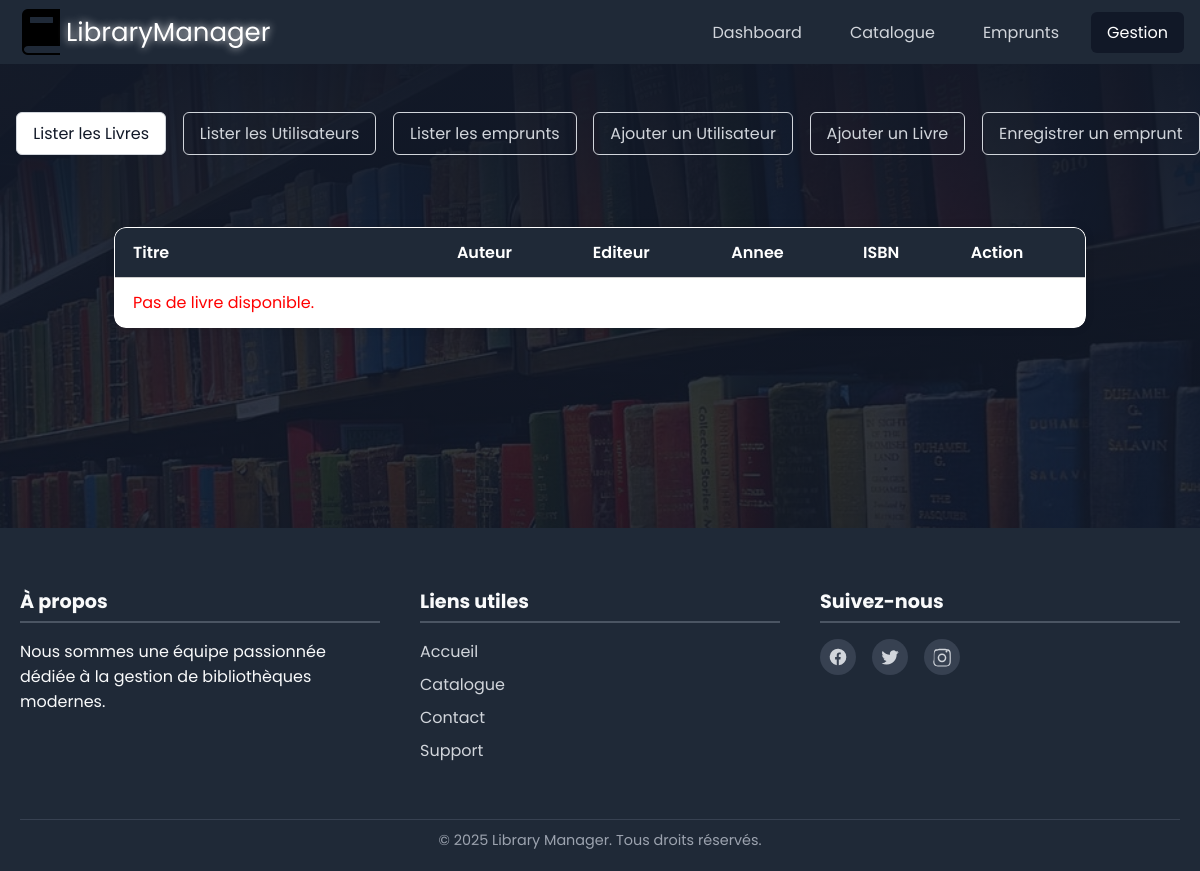
Before: /views/gestion.php with the older database file.
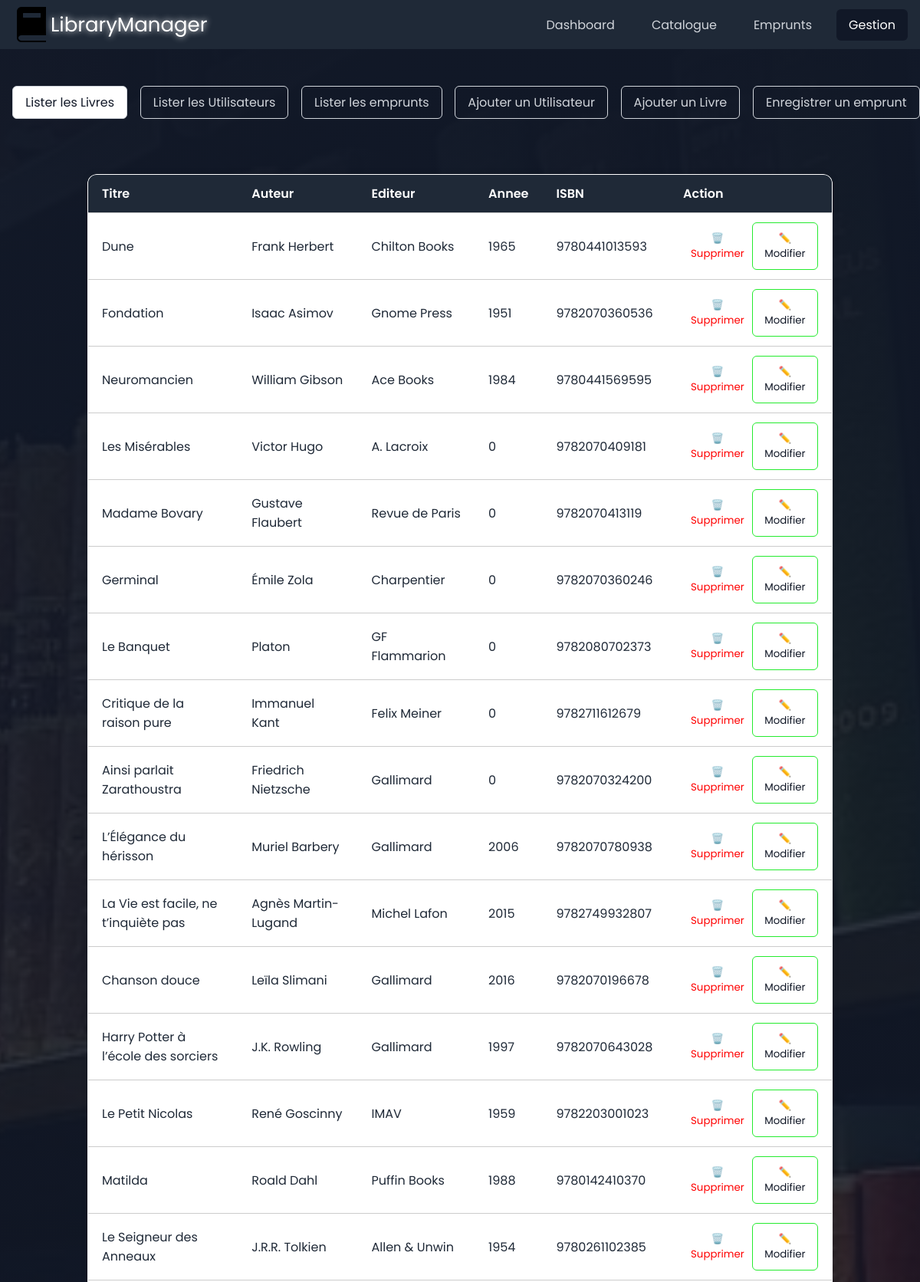
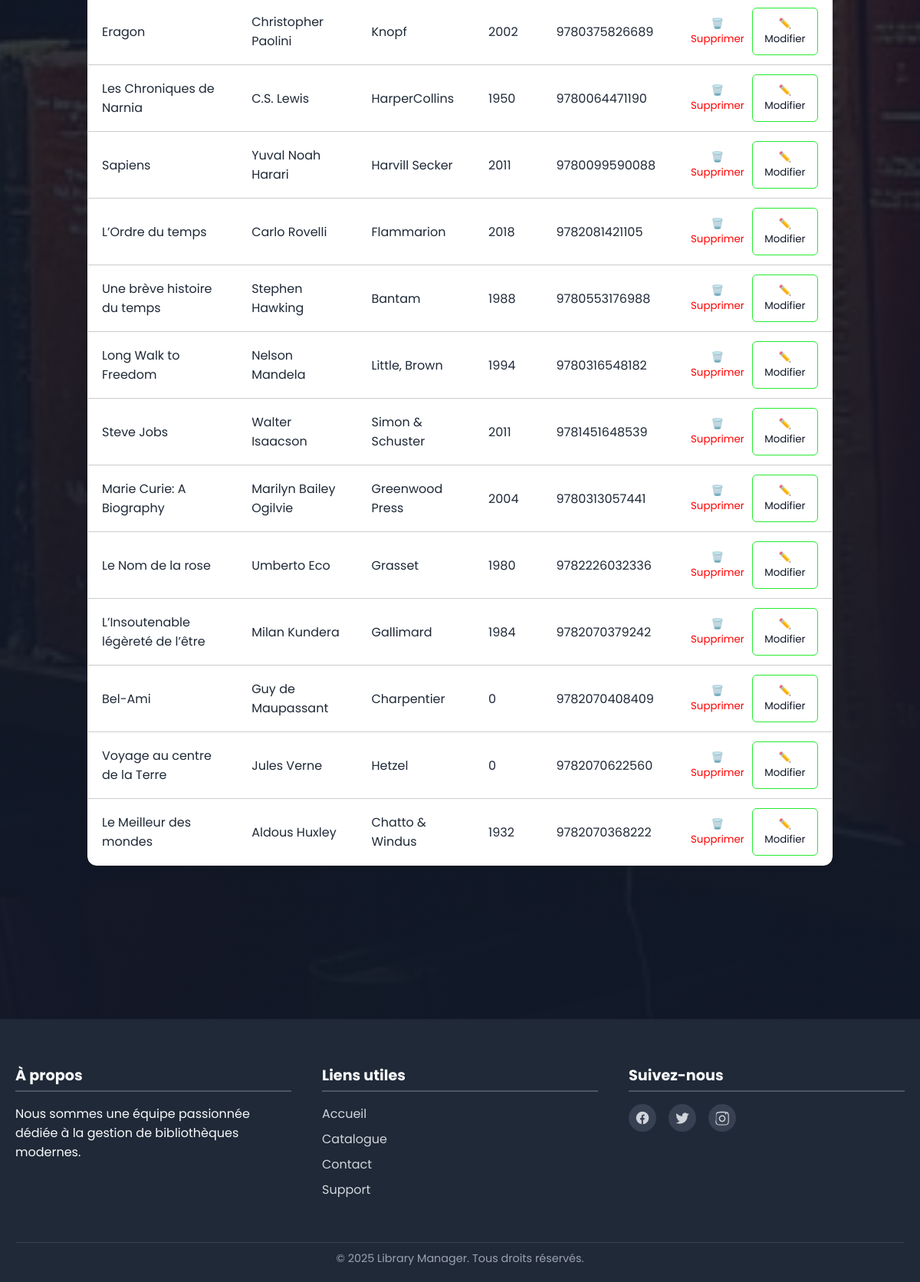
After: the same page with the newer database file (2 pictures, top to bottom).
### tables this page shows
CREATE TABLE livres (
    id_livre INT PRIMARY KEY AUTO_INCREMENT,
    titre VARCHAR(255) NOT NULL,
    auteur VARCHAR(255) NOT NULL,
    editeur VARCHAR(255),
    annee YEAR,
    isbn VARCHAR(20) UNIQUE,
    quantite_total INT NOT NULL,
    id_categorie INT,
    FOREIGN KEY (id_categorie) REFERENCES categories(id_categorie)
);

### Livres/listBook.php (the view, shortened to what this page needs)
<div class="auth-container section" style="padding: 0;">
    <table>
        <tr>
            <th>Titre</th>
            <th>Auteur</th>
            <th>Editeur</th>
            <th>Annee</th>
            <th>ISBN</th>
            <th colspan="2">Action</th>
        </tr>
        <?php if (empty($livres)): ?>
            <tr>
                <td style="color: red;"><?= "Pas de livre disponible." ?></td>
            </tr>
        <?php endif ?>
        <?php foreach ($livres as $livre): ?>
            <tr>
                <td><?= htmlspecialchars($livre['titre']) ?></td>
                <td><?= htmlspecialchars($livre['auteur']) ?></td>
                <td><?= htmlspecialchars($livre['editeur']) ?></td>
                <td><?= htmlspecialchars($livre['annee']) ?></td>
                <td><?= htmlspecialchars($livre['isbn']) ?></td>
                <td>
                    <div class="btn-action">
                        <form action="../controllers/deleteBook.php" method="POST"
                            onsubmit="return confirm('Voulez-vous vraiment supprimer ce livre ?');">
                            <button type="submit" class="delete-submit">🗑️ Supprimer</button>
                        </form>
                        <button class="set-submit">
                            <a href="gestion.php?form=edit-book&id=<?= $livre['id_livre'] ?>">✏️ Modifier</a>
                        </button>
                    </div>
                </td>
            </tr>
        <?php endforeach; ?>
    </table>
</div>

Changed rows visible on the page:
added livres: titre "Dune", auteur "Frank Herbert", editeur "Chilton Books", annee "1965", isbn "9780441013593"
added livres: titre "Fondation", auteur "Isaac Asimov", editeur "Gnome Press", annee "1951", isbn "9782070360536"
added livres: titre "Neuromancien", auteur "William Gibson", editeur "Ace Books", annee "1984", isbn "9780441569595"
added livres: titre "Les Misérables", auteur "Victor Hugo", editeur "A. Lacroix", annee "0", isbn "9782070409181"
added livres: titre "Madame Bovary", auteur "Gustave Flaubert", editeur "Revue de Paris", annee "0", isbn "9782070413119"
added livres: titre "Germinal", auteur "Émile Zola", editeur "Charpentier", annee "0", isbn "9782070360246"
added livres: titre "Le Banquet", auteur "Platon", editeur "GF Flammarion", annee "0", isbn "9782080702373"
added livres: titre "Critique de la raison pure", auteur "Immanuel Kant", editeur "Felix Meiner", annee "0", isbn "9782711612679"
added livres: titre "Ainsi parlait Zarathoustra", auteur "Friedrich Nietzsche", editeur "Gallimard", annee "0", isbn "9782070324200"
added livres: titre "L’Élégance du hérisson", auteur "Muriel Barbery", editeur "Gallimard", annee "2006", isbn "9782070780938"
added livres: titre "La Vie est facile, ne t’inquiète pas", auteur "Agnès Martin-Lugand", editeur "Michel Lafon", annee "2015", isbn "9782749932807"
added livres: titre "Chanson douce", auteur "Leïla Slimani", editeur "Gallimard", annee "2016", isbn "9782070196678"
added livres: titre "Harry Potter à l’école des sorciers", auteur "J.K. Rowling", editeur "Gallimard", annee "1997", isbn "9782070643028"
added livres: titre "Le Petit Nicolas", auteur "René Goscinny", editeur "IMAV", annee "1959", isbn "9782203001023"
added livres: titre "Matilda", auteur "Roald Dahl", editeur "Puffin Books", annee "1988", isbn "9780142410370"
added livres: titre "Le Seigneur des Anneaux", auteur "J.R.R. Tolkien", editeur "Allen & Unwin", annee "1954", isbn "9780261102385"
added livres: titre "Eragon", auteur "Christopher Paolini", editeur "Knopf", annee "2002", isbn "9780375826689"
added livres: titre "Les Chroniques de Narnia", auteur "C.S. Lewis", editeur "HarperCollins", annee "1950", isbn "9780064471190"
added livres: titre "Sapiens", auteur "Yuval Noah Harari", editeur "Harvill Secker", annee "2011", isbn "9780099590088"
added livres: titre "L’Ordre du temps", auteur "Carlo Rovelli", editeur "Flammarion", annee "2018", isbn "9782081421105"
added livres: titre "Une brève histoire du temps", auteur "Stephen Hawking", editeur "Bantam", annee "1988", isbn "9780553176988"
added livres: titre "Long Walk to Freedom", auteur "Nelson Mandela", editeur "Little, Brown", annee "1994", isbn "9780316548182"
added livres: titre "Steve Jobs", auteur "Walter Isaacson", editeur "Simon & Schuster", annee "2011", isbn "9781451648539"
added livres: titre "Marie Curie: A Biography", auteur "Marilyn Bailey Ogilvie", editeur "Greenwood Press", annee "2004", isbn "9780313057441"
added livres: titre "Le Nom de la rose", auteur "Umberto Eco", editeur "Grasset", annee "1980", isbn "9782226032336"
added livres: titre "L’Insoutenable légèreté de l’être", auteur "Milan Kundera", editeur "Gallimard", annee "1984", isbn "9782070379242"
added livres: titre "Bel-Ami", auteur "Guy de Maupassant", editeur "Charpentier", annee "0", isbn "9782070408409"
added livres: titre "Voyage au centre de la Terre", auteur "Jules Verne", editeur "Hetzel", annee "0", isbn "9782070622560"
added livres: titre "Le Meilleur des mondes", auteur "Aldous Huxley", editeur "Chatto & Windus", annee "1932", isbn "9782070368222"
Other visible differences:
text no longer shown: "Pas de livre disponible."
